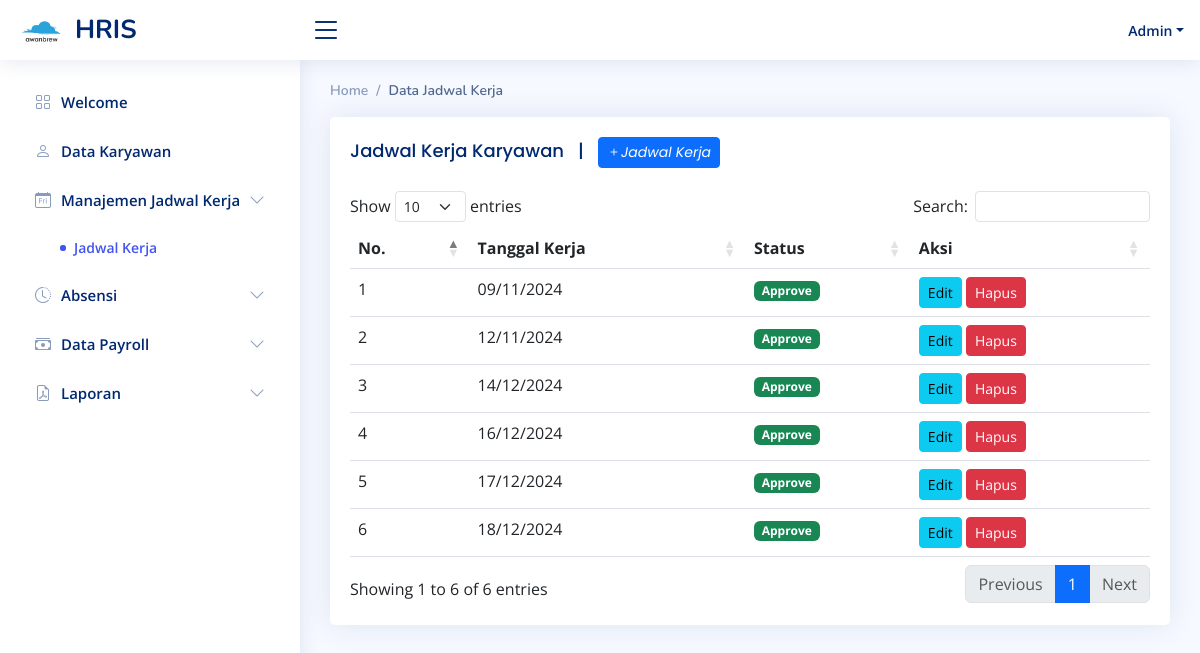
The app's page /index.php?page=jadwal_kerja (signed in) with its own data.
### tables this page shows
CREATE TABLE `tb_jadwal` (
  `id` int(11) NOT NULL,
  `tanggal_kerja` varchar(255) NOT NULL,
  `status` varchar(255) NOT NULL
);

### pages/jadwal_kerja/jadwal_kerja.php (the view, shortened to what this page needs)
<?php
include 'koneksi.php';
?>
<div class="pagetitle">
    <nav>
        <ol class="breadcrumb">
            <li class="breadcrumb-item">Home</li>
            <li class="breadcrumb-item active">Data Jadwal Kerja</li>
        </ol>
    </nav>
</div>
<section class="section">
    <div class="row">
        <div class="col-lg-12">
            <div class="card">
                <div class="card-body">
                    <h5 class="card-title">
                        Jadwal Kerja Karyawan
                        <?php
                            if ($_SESSION['role'] != 'karyawan') {
                        ?>
                            &nbsp; | &nbsp;
                            <a href="index.php?page=tambah_jadwal_kerja" class="btn btn-primary btn-sm"><i class="bi bi-plus">Jadwal Kerja</i></a>
                        <?php
                            }
                        ?>
                    </h5>
                    <table class="table" id="datatable">
                        <thead>
                            <tr>
                                <th>No.</th>
                                <th>Tanggal Kerja</th>
                                <th>Status</th>
                                <?php
                                    if ($_SESSION['role'] != 'karyawan') {
                                ?>
                                <th>Aksi</th>
                                <?php
                                    }
                                ?>
                            </tr>
                        </thead>
                        <tbody>
                            <?php
                            $no = 1;
                            $id_user =  $_SESSION['id'];
                            if ($_SESSION['role'] == 'admin') {
                                $sql = $conn->query(" SELECT * FROM tb_jadwal ");
                            }
                            else {
                                $sql = $conn->query(" SELECT * FROM tb_jadwal tj LEFT JOIN tb_jadwal_detail tjd ON tj.id = tjd.id_jadwal WHERE tjd.id_karyawan = '$id_user' AND tj.status = 'approve' ORDER BY tanggal_kerja ASC ");
                            }
                            while ($data = $sql->fetch_assoc()) {
                            ?>
                                <tr>
                                    <td><?php echo $no++; ?></td>
                                    <td><?php echo date("d/m/Y", strtotime($data["tanggal_kerja"]));  ?></td>
                                    <td>
                                        <?php if (isset($data["status"]) && $data["status"] == 'submit') {  ?>
                                             <span class="badge bg-info">On Progress Approval</span>
                                        <?php } else if (isset($data["status"]) && $data["status"] == 'reject') { ?>
                                            <span class="badge bg-danger">Reject</span>
                                        <?php } else {?>
                                            <span class="badge bg-success">Approve</span>
                                        <?php } ?>
                                    </td>
                                    <?php
                                        if ($_SESSION['role'] != 'karyawan') {
                                    ?>
                                    <td>
                                        <form action="index.php?page=ubah_jadwal_kerja" method="POST" style="display:inline;">
                                            <button type="submit" class="btn btn-info btn-sm"><i class="fa fa-edit"></i> Edit</button>
                                        </form>
                                        <a onclick="return confirm('Ingin Menghapus data ?')" href="index.php?page=hapus_jadwal_kerja&id_jadwal=<?php echo $data['id'] ?>" class="btn btn-danger btn-sm"><i class="fa fa-trash"></i> Hapus</a>
                                    </td>
                                    <?php
                                        }
                                    ?>
                                </tr>
                            <?php } ?>
                        </tbody>
                    </table>
                </div>
            </div>
        </div>
    </div>
</section>

### assets/css/style.css (style rules this page uses)
:root { scroll-behavior: smooth; }
body { font-family: "Open Sans", sans-serif; background: #f6f9ff; color: #444444; }
a { color: #4154f1; text-decoration: none; }
h1, h2, h3, h4, h5, h6 { font-family: "Nunito", sans-serif; }
.pagetitle { margin-bottom: 10px; }
.card { margin-bottom: 30px; border: none; border-radius: 5px; box-shadow: 0px 0 30px rgba(1, 41, 112, 0.1); }
.card-title { padding: 20px 0 15px 0; font-size: 18px; font-weight: 500; color: #012970; font-family: "Poppins", sans-serif; }
.card-body { padding: 0 20px 20px 20px; }
.breadcrumb { font-size: 14px; font-family: "Nunito", sans-serif; color: #899bbd; font-weight: 600; }
.breadcrumb .breadcrumb-item::before { color: #899bbd; }
.breadcrumb .active { color: #51678f; font-weight: 600; }

### records on screen
tb_jadwal: tanggal_kerja "09/11/2024", status "Approve"
tb_jadwal: tanggal_kerja "12/11/2024", status "Approve"
tb_jadwal: tanggal_kerja "14/12/2024", status "Approve"
tb_jadwal: tanggal_kerja "16/12/2024", status "Approve"
tb_jadwal: tanggal_kerja "17/12/2024", status "Approve"
tb_jadwal: tanggal_kerja "18/12/2024", status "Approve"

### other values on screen
$username "Admin"
